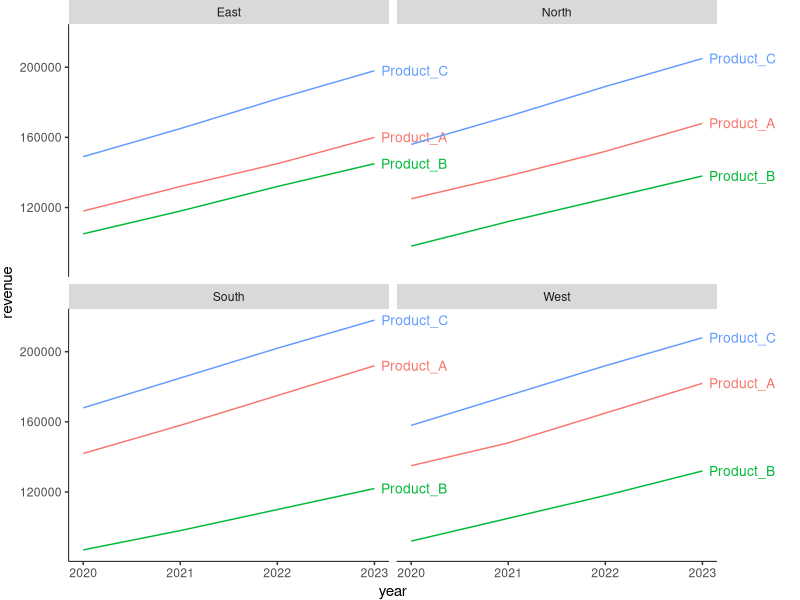

The R script that drew this image:
## ---- chunk 1
# Load required libraries
library(tidyverse)
library(ggplot2)
library(ggthemes)

# Read the data
data <- read_csv("sample_data.csv")

# Preview the data structure
glimpse(data)
## ---- chunk 2
# YOUR CODE HERE
data |>
  mutate(region = factor(region, levels = c("North", "East", "South", "West"))) |>
  ggplot(aes(x = year, y = revenue, color = product)) +
  geom_line() +
  facet_wrap(~ region) +
theme(
  panel.grid        = element_blank(),
  panel.border      = element_blank(),
  axis.line         = element_line(colour = "black", linewidth = 0.3),
  panel.background  = element_blank()
) +
  geom_text(
    data = data |> filter(year == max(year)),  # last point of each line
    aes(label = product),
    hjust = -0.1,    # nudge right of the line end
    size = 3.5
  ) +
  theme(legend.position = "none") +
  coord_cartesian(clip = "off") +  # allow labels to render outside plot area
  theme(plot.margin = margin(r = 60))  # make room on the right for labels

## ---- chunk 3
# YOUR CODE HERE




## ---- chunk 4
# YOUR CODE HERE




## ---- chunk 5
# YOUR CODE HERE




## ---- chunk 6
# YOUR CODE HERE




## ---- chunk 7
# YOUR CODE HERE
# Hint: Consider using facet_wrap with strip.text for labels
# and removing all theme elements for a true sparkline effect




## ---- chunk 8
# YOUR CODE HERE
# Version 1: Misleading (truncated axis)


# Version 2: Proper scaling


## ---- chunk 9
# YOUR CODE HERE




## ---- chunk 10
# YOUR CODE HERE
# Hint: Consider using geom_point or geom_segment within facets
# to create table-like layouts with visual elements




## ---- chunk 11
# YOUR CODE HERE
# Hint: Consider using patchwork or cowplot packages for layout
